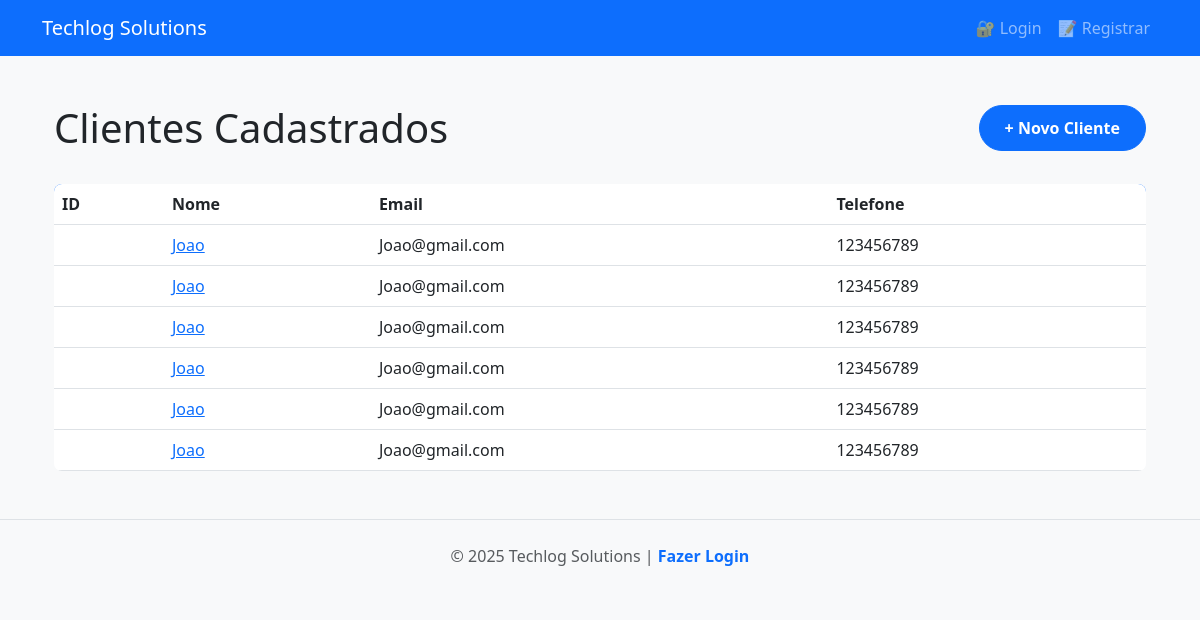
Page /clientes/ on the earlier database version.
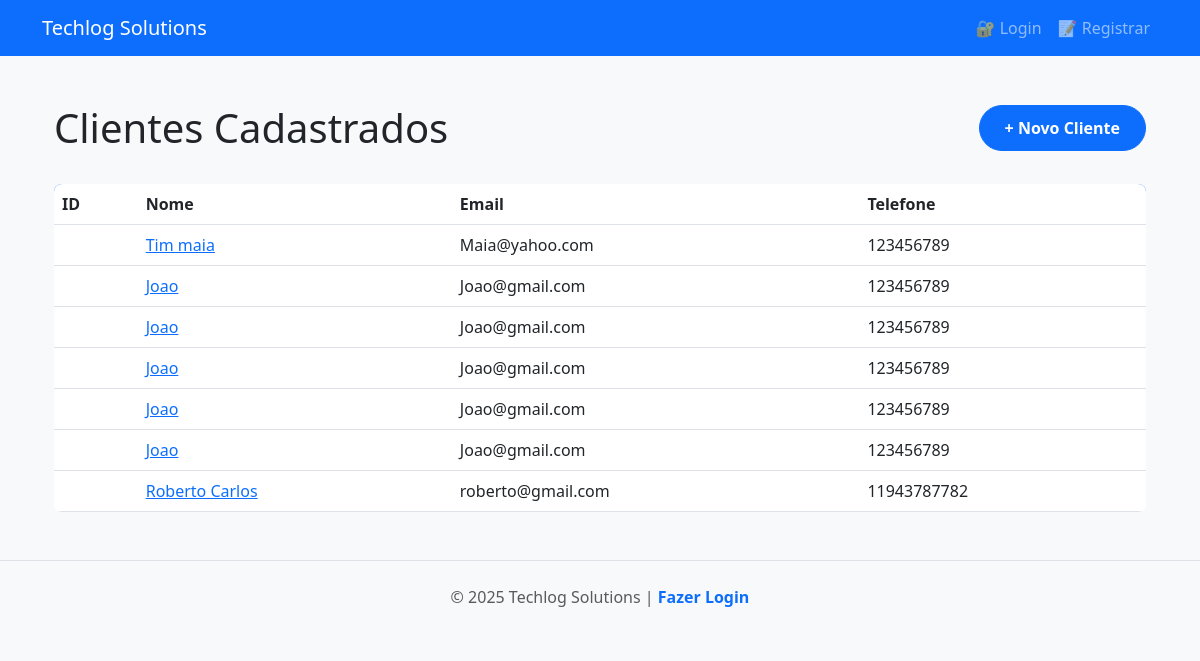
Same page on the later database version.
### tables this page shows
CREATE TABLE clientes(
                               id INTEGER PRIMARY KEY AUTOINCREMENT,
                               nome TEXT NOT NULL,
                               email TEXT NOT NULL,
                               telefone TEXT NOT NULL
                           );

### app/rotas/cliente.py (the view)
@front_router.get("/", response_class=HTMLResponse)
async def pagina_listar_clientes(
    request: Request,
    cliente_repositorio: Annotated[ClienteRepositorio, Depends(obter_cliente_repositorio)]
):
    lista_do_banco = await cliente_repositorio.listar_clientes()
    return templates.TemplateResponse(
        request=request,
        name="clientes.html",
        context={
            "titulo": "Lista de Clientes",
            "clientes": lista_do_banco
        }
    )

### templates/templates/clientes.html (shortened to what this page needs)
{% extends "base.html" %}
{% block conteudo %}
<div class="container">
    <div class="header-section" style="display: flex; justify-content: space-between; align-items: center; margin-bottom: 2rem;">
        <h1 style="margin: 0;">Clientes Cadastrados</h1>
        <a href="/clientes/novo" class="btn btn-primary">
            + Novo Cliente
        </a>
    </div>
    <div class="clientes-lista">
        <table class="table">
            <thead>
                <tr>
                    <th>ID</th>
                    <th>Nome</th>
                    <th>Email</th>
                    <th>Telefone</th>
                </tr>
            </thead>
            <tbody>
                {% for cliente in clientes %}
                <tr>
                    <td>{{ cliente.id }}</td>
                    <td><a href="/clientes/{{ cliente.id_ }}">{{ cliente.nome }}</a></td>
                    <td>{{ cliente.email }}</td>
                    <td>{{ cliente.telefone }}</td>
                </tr>
                {% endfor %}
            </tbody>
        </table>
    </div>
</div>
{% endblock %}

### templates/templates/base.html (shortened to what this page needs)
<!DOCTYPE html>
<html lang="pt-BR">
<head>
    <link href="https://cdn.jsdelivr.net/npm/bootstrap@5.3.0/dist/css/bootstrap.min.css" rel="stylesheet">
    <link rel="stylesheet" href="{{ url_for('static', path='/css/style.css') }}">
</head>
<body>
    <nav class="navbar navbar-expand-lg navbar-dark bg-primary">
        <div class="container">
            <a class="navbar-brand" href="/">
                Techlog Solutions
            </a>
            <div class="collapse navbar-collapse" id="navbarNav">
                <ul class="navbar-nav ms-auto">
                    {% if request.cookies.get("session_token") %}
                        <li class="nav-item">
                            <a class="nav-link" href="/">🏠 Início</a>
                        </li>
                        <li class="nav-item">
                            <a class="nav-link" href="/clientes">👥 Clientes</a>
                        </li>
                        <li class="nav-item">
                            <a class="nav-link" href="/docs" target="_blank">📚 API Docs</a>
                        </li>
                        <li class="nav-item">
                            <div class="user-info">
                                <a href="/logout" class="nav-link" onclick="return confirm('Deseja realmente sair?')">➜] Sair</a>
                            </div>
                        </li>
                    {% else %}
                        <li class="nav-item">
                            <a class="nav-link" href="/login">🔐 Login</a>
                        </li>
                        <li class="nav-item">
                            <a class="nav-link" href="/registro">📝 Registrar</a>
                        </li>
                    {% endif %}
                </ul>
            </div>
        </div>
    </nav>
    <main class="container my-5">
        {% block conteudo %}
        {% endblock %}
    </main>
    <footer class="bg-light py-4 mt-5">
        <div class="container text-center">
            <p class="text-muted mb-0">
                © 2025 Techlog Solutions |
                {% if request.cookies.get("session_token") %}
                    <a href="/docs">Documentação da API</a>
                {% else %}
                    <a href="/login">Fazer Login</a>
                {% endif %}
            </p>
        </div>
    </footer>
</body>
</html>

### static/css/style.css (style rules this page uses)
:root { --primary-color: #0d6efd; --secondary-color: #6c757d; --success-color: #198754; --danger-color: #dc3545; --warning-color: #ffc107; --info-color: #0dcaf0; --light-bg: #f8f9fa; --dark-text: #212529; --border-radius: 8px; --transition: all 0.3s ease; }
body { font-family: 'Segoe UI', Tahoma, Geneva, Verdana, sans-serif; background-color: var(--light-bg); color: var(--dark-text); }
.btn { border-radius: 50px; padding: 10px 25px; font-weight: 600; transition: var(--transition); }
.table { background: white; border-radius: var(--border-radius); overflow: hidden; }
.table thead { background: var(--primary-color); color: white; }
footer { margin-top: auto; border-top: 1px solid #dee2e6; }
footer a { color: var(--primary-color); text-decoration: none; font-weight: 600; }

Differences in the rows shown:
changed clientes: nome "Joao" → "Tim maia"; email "Joao@gmail.com" → "Maia@yahoo.com"
added clientes: nome "Roberto Carlos", email "roberto@gmail.com", telefone "11943787782"
